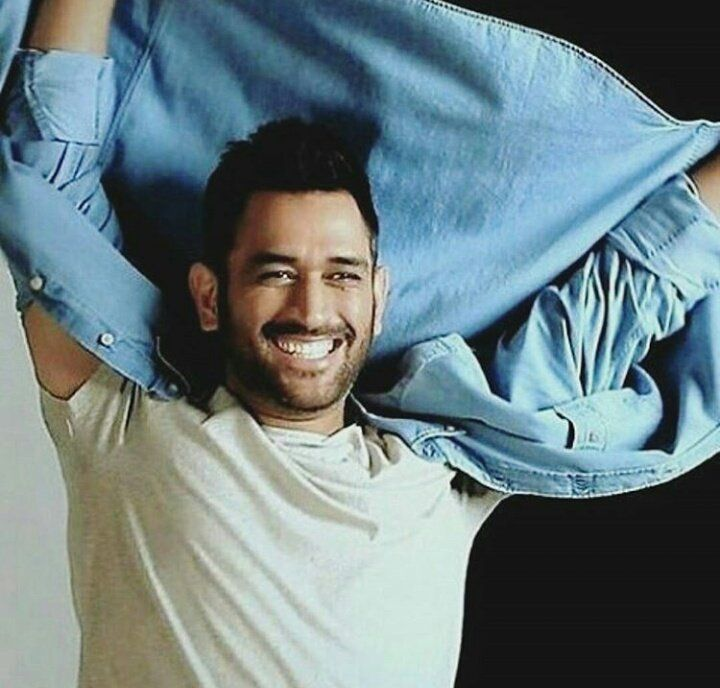
#> input picture dhoni.jpg, 720 x 688 px
$ python changebgremovebg.py
#> lines starting #> are read from the running program, lines starting #| are printed output that depends on the picture; after the words box and inside, x2 and y2 are one past the last pixel; in counts of white or black regions, pixels touching at a corner belong together
import cv2
import numpy as np

# Load the image
image_path = 'dhoni.jpg'
image = cv2.imread(image_path)
#> image is the input picture: shape (688, 720, 3); mean B, G, R 130.7, 126.6, 108

# Convert the image to grayscale
gray = cv2.cvtColor(image, cv2.COLOR_BGR2GRAY)
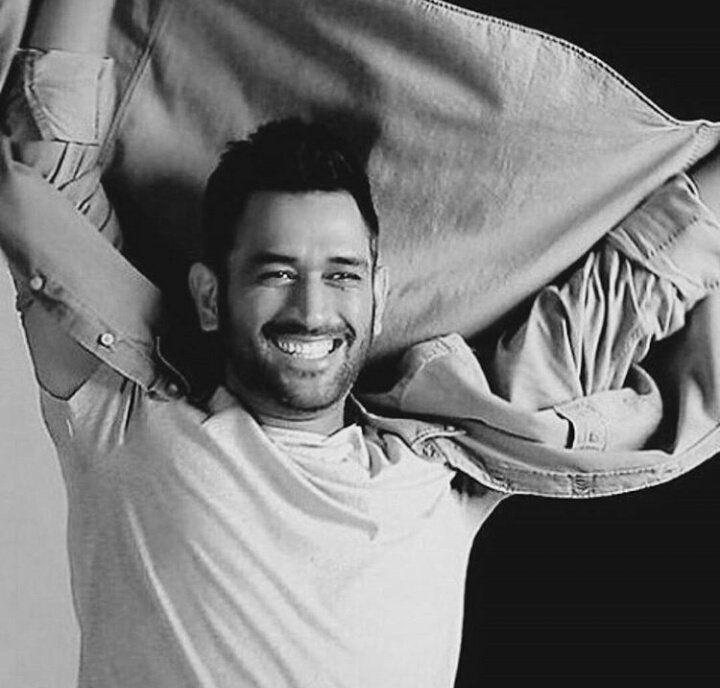
#> gray: shape (688, 720); min 0, max 249, mean 121.5

# Apply thresholding to create a binary mask
_, thresh = cv2.threshold(gray, 150, 255, cv2.THRESH_BINARY)
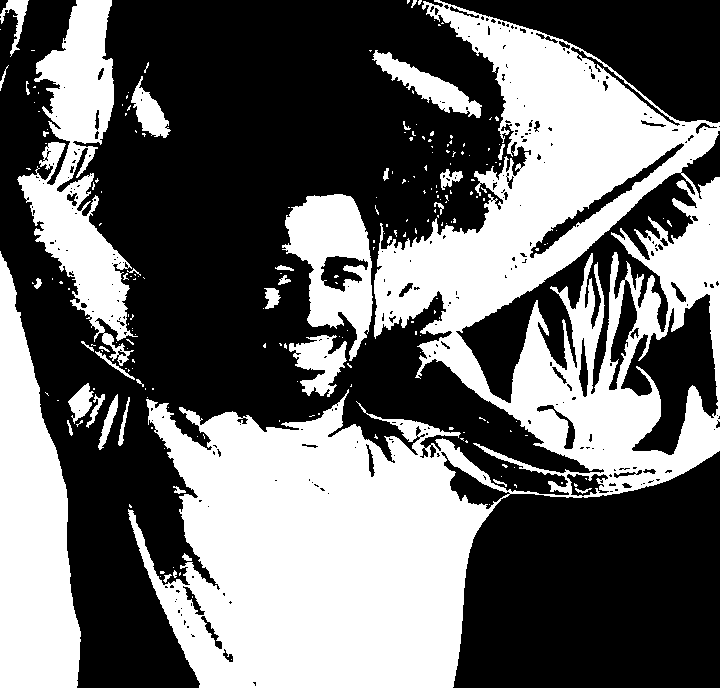
#> thresh: shape (688, 720); 42.2% white; 221 white regions (182 under 20 px)

# Find contours in the binary mask
contours, _ = cv2.findContours(thresh, cv2.RETR_EXTERNAL, cv2.CHAIN_APPROX_SIMPLE)
#> contours = 207 contours, 179 with area under 20; largest, box (x1, y1, x2, y2) and area: (128, 0, 720, 688) 178672, (0, 251, 81, 688) 22116, (17, 0, 138, 366) 16923, (282, 194, 373, 361) 8671, (372, 50, 482, 118) 2132

# Create a mask with white background
mask = np.ones_like(image) * 255

# Draw the detected contours on the mask (fill the contours with black)
cv2.drawContours(mask, contours, -1, (0, 0, 0), thickness=cv2.FILLED)
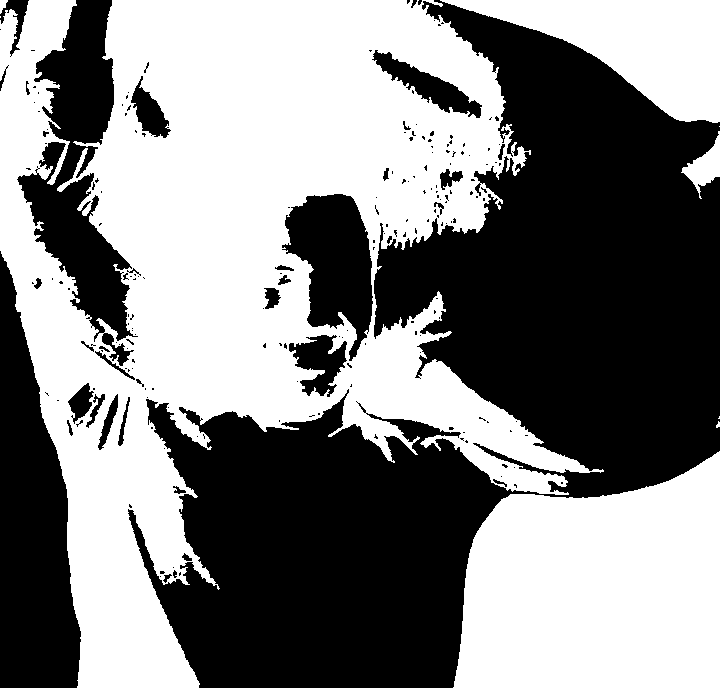
#> mask: shape (688, 720, 3); 51.5% white; 207 black regions (169 under 20 px), largest, box (x1, y1, x2, y2) and area: (128, 0, 720, 688) 181186, (0, 251, 81, 688) 22593, (17, 0, 138, 366) 17800

# Invert the mask to keep the main subject
mask_inverse = cv2.bitwise_not(mask)

# Apply the mask to the original image
result = cv2.bitwise_and(image, mask_inverse)
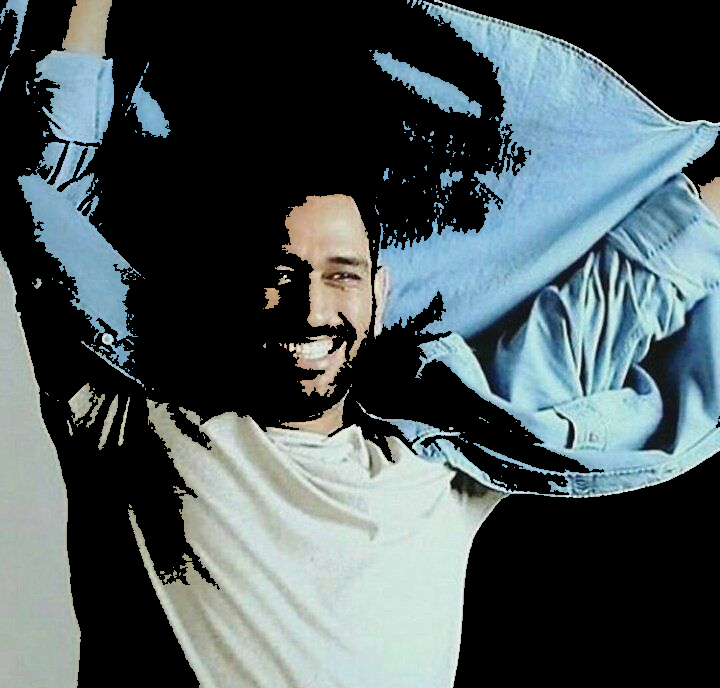
#> result: shape (688, 720, 3); mean B, G, R 91, 88.3, 75.8

# Load the new background image
new_bg = cv2.imread('bg.jpg')
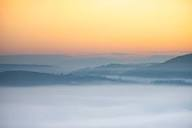
#> input picture bg.jpg, 192 x 128 px
#> new_bg is the input picture: shape (128, 192, 3); mean B, G, R 166, 183.3, 191.2
print("Original new_bg shape:", new_bg.shape)
#| Original new_bg shape: (128, 192, 3)

# Resize the new background image to match the dimensions of the result image
new_bg = cv2.resize(new_bg, (result.shape[1], result.shape[0]))
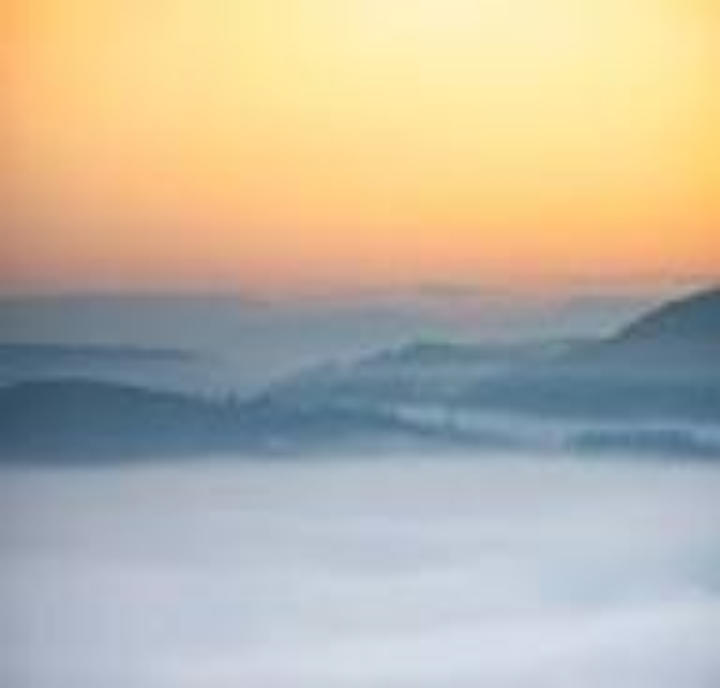
#> new_bg: shape (688, 720, 3); mean B, G, R 165.9, 183.2, 191.1

# Combine the main subject and the new background
final_result = cv2.bitwise_or(result, new_bg)
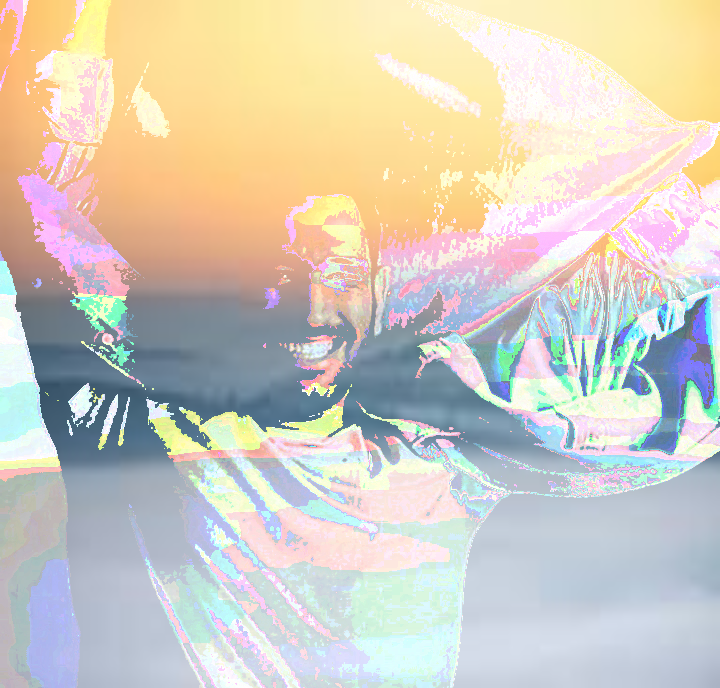
#> final_result: shape (688, 720, 3); mean B, G, R 192.4, 204, 209.8

# Display the final result
cv2.imshow('Final Result', final_result)
cv2.waitKey(0)
cv2.destroyAllWindows()
